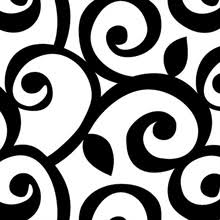
#> input picture Reverting Colours/blacknwhite.jpeg, 220 x 220 px
$ python revert.py
#> lines starting #> are read from the running program, lines starting #| are printed output that depends on the picture; after the words box and inside, x2 and y2 are one past the last pixel; in counts of white or black regions, pixels touching at a corner belong together
import cv2

img=cv2.imread("blacknwhite.jpeg",cv2.IMREAD_GRAYSCALE)
#> img is the input picture: shape (220, 220); min 0, max 255, mean 140.3

x,y=img.shape
#> x = 220; y = 220

for i in range(x):
  for j in range(y):
    if img[i,j]<120:
      img[i,j]=255
    else:
      img[i,j]=0
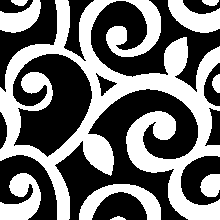
#> img: shape (220, 220); 44.8% white; 10 white regions, largest, box (x1, y1, x2, y2) and area: (0, 0, 220, 220) 16717, (79, 184, 161, 220) 1283, (0, 173, 41, 220) 1208

cv2.imwrite("blacknwhite_edit.jpeg",img)

cv2.imshow('image', img)
cv2.waitKey(0)
